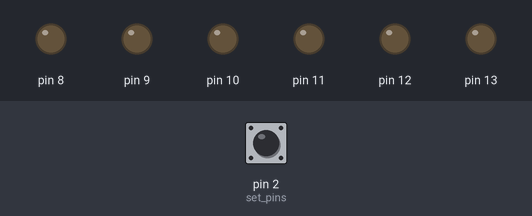
A sketch run on a simulated Arduino Uno, built with avr-gcc and run on an emulated ATmega328P. Parts: output pins drawn as LEDs (lit = HIGH). The inputs (shaded band) are chosen by the test bench; at power-on: pin 2 (set_pins) LOW.

Above: at 1.2 s.
1.3 s: pin 2 (set_pins) pulled HIGH for 0.15 s
At 1.37 s:
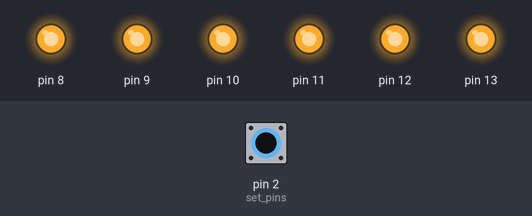
2.9 s: pin 2 (set_pins) pulled HIGH for 3.2 s
At 6.4 s:
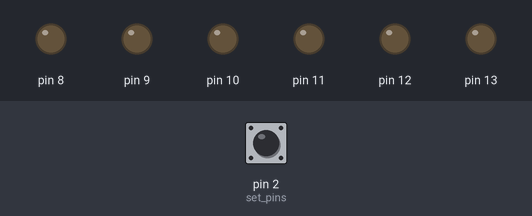
Timing chart, 0 to 7.9 s (numbered marks = the images above; inputs shaded):
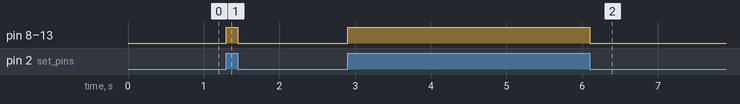

The sketch:

G01_P10_INPUT_INTERRUPT.ino
```cpp
/*
   Board: Arduino UNO

   Poject Description: Read digital input on PORT #2 if HIGH then
   TURN ON ALL LEDs of PORT B otherwise TURN them OFF.

   url: https://github.com/sfad/arduino_projects
*/

void setup() {
    DDRB = 0b00111111;  // set pins 0-6 of PORT B as OUTPUT
    pinMode(2, INPUT);  // set pins #2 as INPUT
}

void loop() {
    if (digitalRead(2) == HIGH)
        PORTB = 0xFF;
    else
        PORTB = 0;
}
```

Measured:
- after the input at 1.3 s, pin 8–13: LOW → HIGH at once, → LOW 0.15 s later
- after the input at 2.9 s, pin 8–13: LOW → HIGH at once, → LOW 3.2 s later
